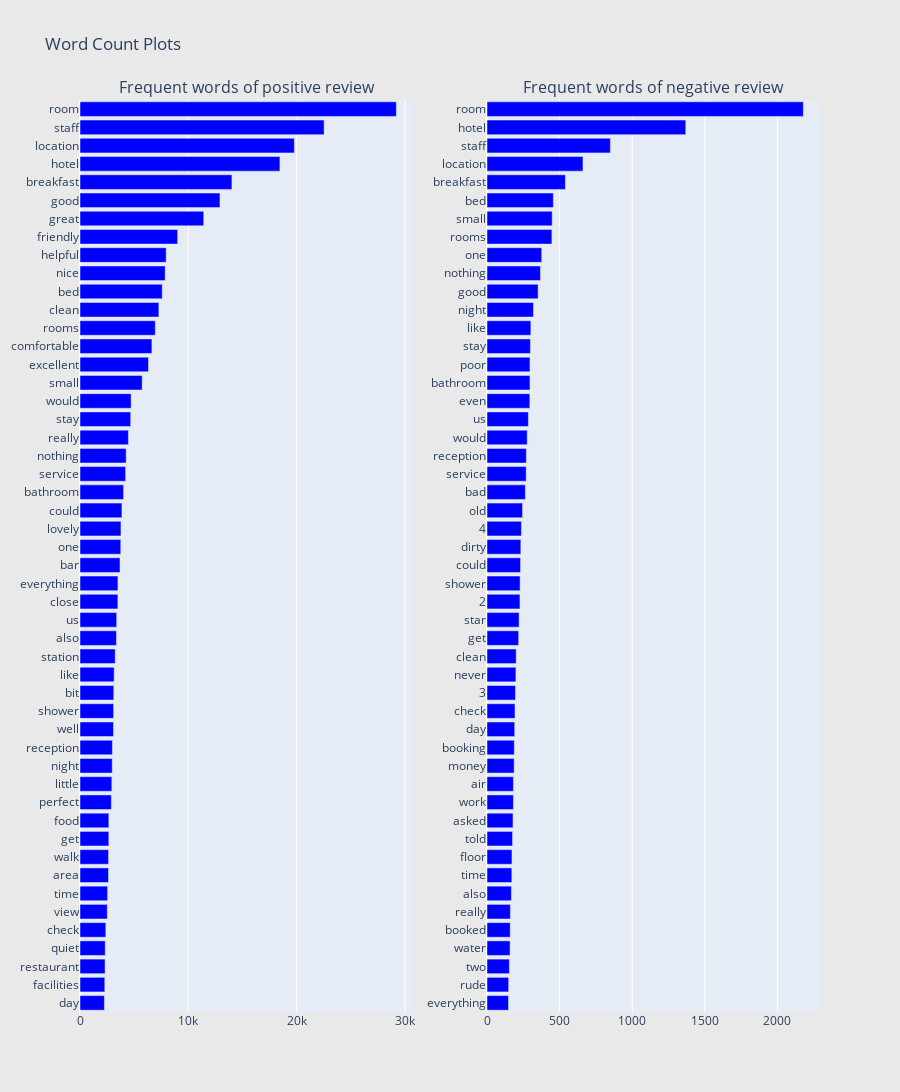

The notebook cell this image was saved under:
### Code cell
frequent_word_plot(reviews_df, 'is_bad_review', 'review' ,ngram =1)

### Figure 1 — Plotly figure (JSON) as saved in the notebook; plotly's stock layout.template omitted (floating-point values rounded to 4 significant figures)
{"data": [{"marker": {"color": "blue"}, "orientation": "h", "showlegend": false, "type": "bar", "x": [2250, 2288, 2315, 2330, 2383, 2519, 2547, 2629, 2633, 2660, 2663, 2892, 2938, 2976, 2991, 3089, 3102, 3118, 3151, 3251, 3363, 3387, 3495, 3501, 3692, 3762, 3780, 3870, 4023, 4210, 4260, 4468, 4677, 4719, 5737, 6321, 6637, 6948, 7276, 7588, 7859, 7953, 9012, 11419, 12918, 14022, 18451, 19782, 22530, 29197], "xaxis": "x", "y": ["day", "facilities", "restaurant", "quiet", "check", "view", "time", "area", "walk", "get", "food", "perfect", "little", "night", "reception", "well", "shower", "bit", "like", "station", "also", "us", "close", "everything", "bar", "one", "lovely", "could", "bathroom", "service", "nothing", "really", "stay", "would", "small", "excellent", "comfortable", "rooms", "clean", "bed", "nice", "helpful", "friendly", "great", "good", "breakfast", "hotel", "location", "staff", "room"], "yaxis": "y"}, {"marker": {"color": "blue"}, "orientation": "h", "showlegend": false, "type": "bar", "x": [148, 149, 154, 159, 160, 161, 168, 171, 172, 176, 179, 182, 182, 187, 188, 191, 193, 196, 199, 201, 218, 221, 227, 228, 231, 233, 237, 245, 264, 270, 271, 277, 285, 295, 296, 296, 299, 302, 320, 352, 368, 377, 447, 449, 457, 540, 661, 850, 1369, 2179], "xaxis": "x2", "y": ["everything", "rude", "two", "water", "booked", "really", "also", "time", "floor", "told", "asked", "work", "air", "money", "booking", "day", "check", "3", "never", "clean", "get", "star", "2", "shower", "could", "dirty", "4", "old", "bad", "service", "reception", "would", "us", "even", "bathroom", "poor", "stay", "like", "night", "good", "nothing", "one", "rooms", "small", "bed", "breakfast", "location", "staff", "hotel", "room"], "yaxis": "y2"}], "layout": {"annotations": [{"font": {"size": 16}, "showarrow": false, "text": "Frequent words of positive review", "x": 0.225, "xanchor": "center", "xref": "paper", "y": 1, "yanchor": "bottom", "yref": "paper"}, {"font": {"size": 16}, "showarrow": false, "text": "Frequent words of negative review", "x": 0.775, "xanchor": "center", "xref": "paper", "y": 1, "yanchor": "bottom", "yref": "paper"}], "height": 1200, "paper_bgcolor": "rgb(233,233,233)", "title": {"text": "Word Count Plots"}, "width": 900, "xaxis": {"anchor": "y", "domain": [0, 0.45]}, "xaxis2": {"anchor": "y2", "domain": [0.55, 1]}, "yaxis": {"anchor": "x", "domain": [0, 1]}, "yaxis2": {"anchor": "x2", "domain": [0, 1]}}}
